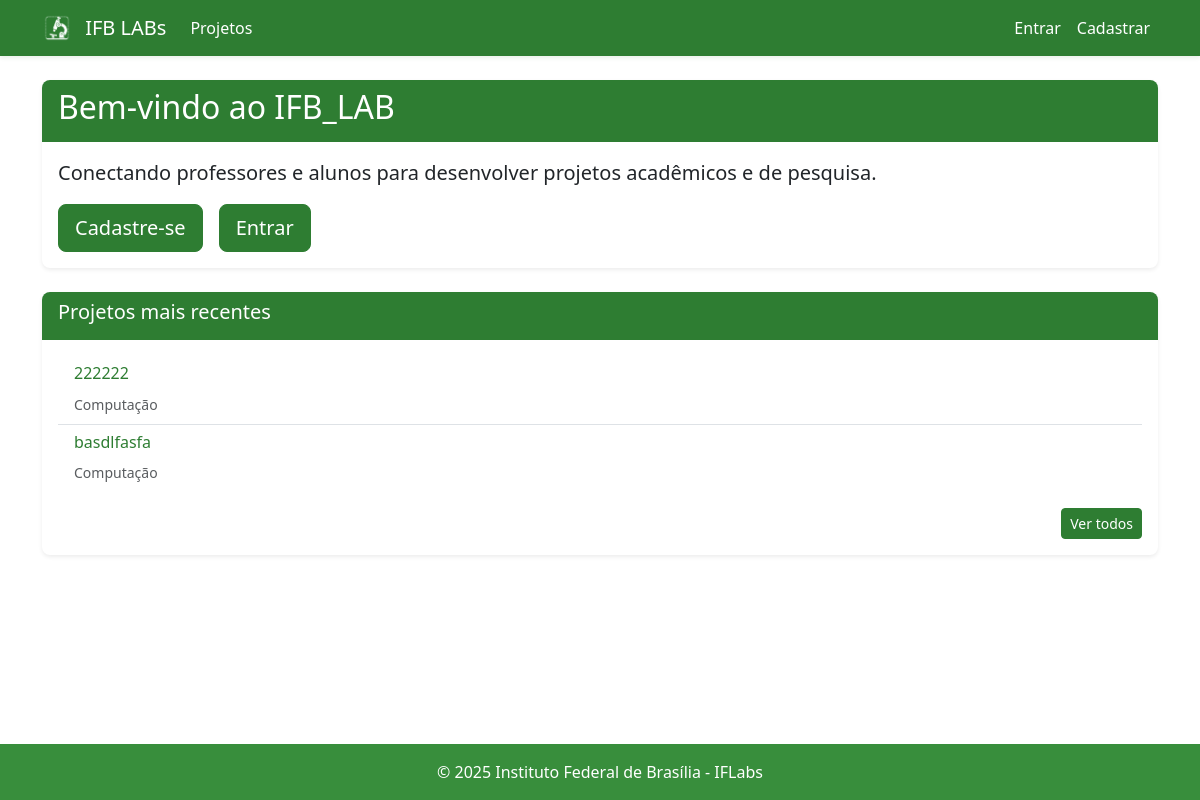
The page / on the database its author committed.
### src/models.py (models this page shows)
class Projeto(db.Model):
    __tablename__ = 'projeto'
    id = db.Column(db.Integer, primary_key=True)
    titulo = db.Column(db.String(255), nullable=False)
    status = db.Column(db.String(50), nullable=False, default='aberto')
    descricao = db.Column(db.String(2000), nullable=False)
    requisitos = db.Column(db.String(1000), nullable=True)
    tipo_vaga = db.Column(db.String(50), nullable=True)
    area_conhecimento = db.Column(db.String(100), nullable=True)
    user_id = db.Column(db.String(20), db.ForeignKey('professor.matricula'), nullable=False)
    data_criacao = db.Column(db.DateTime, default=db.func.now())
    membros = db.relationship('MembroProjeto', backref='projeto', lazy=True)

### main.py (the view)
@app.route('/')
def index():
    projetos = Projeto.query.filter_by(status='aberto').order_by(
        Projeto.titulo.asc()).limit(5).all()
    return render_template('index.html', projetos=projetos)

### templates/index.html (shortened to what this page needs)
{% extends "base.html" %}
{% block content %}
<div class="card mb-4">
    <div class="card-header bg-primary text-white">
        <h2>Bem-vindo ao IFB_LAB</h2>
    </div>
    <div class="card-body">
        <p class="lead">Conectando professores e alunos para desenvolver projetos acadêmicos e de pesquisa.</p>
        {% if not current_user.is_authenticated %}
        <div class="d-grid gap-2 d-md-flex justify-content-md-start">
            <a href="{{ url_for('register') }}" class="btn btn-primary btn-lg me-md-2">Cadastre-se</a>
            <a href="{{ url_for('login') }}" class="btn btn-outline-primary btn-lg">Entrar</a>
        </div>
        {% endif %}
    </div>
</div>
<div class="card">
    <div class="card-header bg-primary text-white">
        <h5>Projetos mais recentes</h5>
    </div>
    <div class="card-body">
        <ul class="list-group list-group-flush">
            {% for projeto in projetos %}
            <li class="list-group-item">
                <a href="{{ url_for('detalhes_projeto', id=projeto.id) }}" class="text-decoration-none">
                    <h6>{{ projeto.titulo }}</h6>
                    <small class="text-muted">{{ projeto.area_conhecimento }}</small>
                </a>
            </li>
            {% endfor %}
        </ul>
        <a href="{{ url_for('listar_projetos') }}" class="btn btn-outline-primary btn-sm mt-3 float-end">Ver todos</a>
    </div>
</div>
{% endblock %}

### static/css/main.css (style rules this page uses)
:root { --verde-ifb: #2E7D32; --branco: #FFFFFF; }
:root { --verde-ifb: #2E7D32; --vermelho-ifb: #388e3c; --branco: #FFFFFF; --cinza-claro: #F8F9FA; }
body { background-color: var(--branco); font-family: 'Segoe UI', Tahoma, Geneva, Verdana, sans-serif; display: flex; flex-direction: column; min-height: 100vh; }
.btn-primary, .btn-primary:visited, .btn-primary:active, .btn-primary:focus, .btn-primary:hover { background-color: var(--verde-ifb) !important; border-color: var(--verde-ifb) !important; color: var(--branco) !important; box-shadow: none !important; }
.btn-outline-primary, .btn-outline-primary:visited, .btn-outline-primary:active, .btn-outline-primary:focus, .btn-outline-primary:hover { color: var(--verde-ifb) !important; border-color: var(--verde-ifb) !important; background-color: var(--branco) !important; }
.card { border: none; box-shadow: 0 0.125rem 0.25rem rgba(0, 0, 0, 0.075); transition: transform 0.2s; border-radius: 8px; }
.card-header { background-color: var(--verde-ifb); color: white; border-radius: 8px 8px 0 0 !important; }
a { color: var(--verde-ifb); }
.card-header.bg-primary, .badge.bg-primary, .nav-link.active, .nav-link:focus, .nav-link:hover, .nav-link, .navbar .nav-link, .navbar .nav-link:visited, .navbar, .navbar-dark, .navbar-dark .navbar-nav .nav-link, .navbar-dark .navbar-brand, .navbar-dark .navbar-toggler { background-color: var(--verde-ifb) !important; color: var(--branco) !important; border: none !important; }
.bg-primary, .text-primary, .border-primary, .btn-primary, .btn-outline-primary, .badge.bg-primary, .navbar.bg-primary, .navbar-dark.bg-primary, .navbar .navbar-brand, .navbar .navbar-toggler-icon { background-color: var(--verde-ifb) !important; color: var(--branco) !important; border-color: var(--verde-ifb) !important; }

### rows shown on the page
Projeto: titulo "222222", area_conhecimento "Computação"
Projeto: titulo "basdlfasfa", area_conhecimento "Computação"
